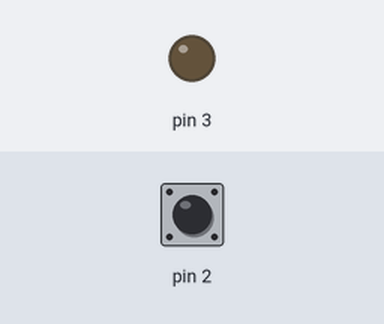
Recording of a sketch running on a simulated Arduino Uno, built with avr-gcc and run on an emulated ATmega328P. Parts: output pins drawn as LEDs (lit = HIGH). Inputs (shaded band) come from the test bench; at power-on: pin 2 HIGH.

Above: at 1.2 s.
1.3 s: pin 2 pulled LOW for 3.2 s
At 2.4 s:
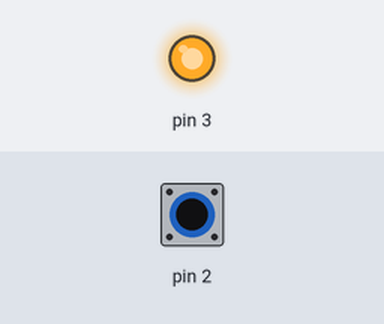
6.8 s: pin 2 pulled LOW for 0.15 s
At 9.3 s:
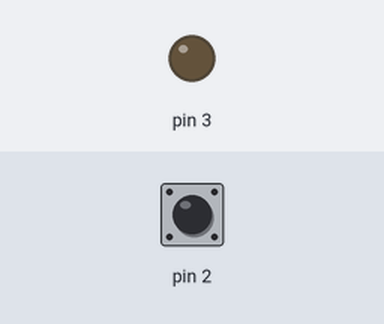
9.9 s: pin 2 pulled LOW for 1 s
At 11.3 s:
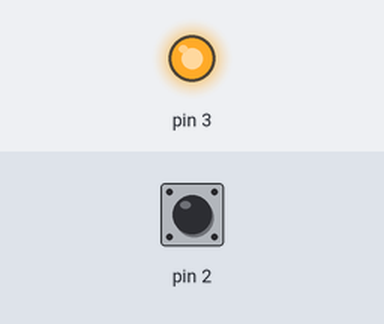
Timing chart, 0 to 13.4 s (numbered marks = the images above; inputs shaded):
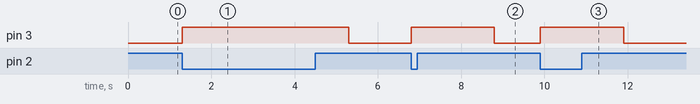

The sketch:

zad.ino
```cpp
#define LED 12
#define BUTTON 7

void setup() {
  /*
  Szkic: Arduino uno
  Author: Jaroslaw Roszyk; 2024-02-24
  */
 pinMode(2, INPUT_PULLUP);
 pinMode(3, OUTPUT);
  digitalWrite(3, LOW);
}

void loop()
{
  if(digitalRead(2) == LOW)
  {
    digitalWrite(3, HIGH);
    delay(2000);
    digitalWrite(3, LOW);
  }
}
```

Measured:
- after the input at 1.3 s, pin 3: LOW → HIGH at once, → LOW 4.0 s later
- after the input at 6.8 s, pin 3: LOW → HIGH at once, → LOW 2.0 s later
- after the input at 9.9 s, pin 3: LOW → HIGH at once, → LOW 2.0 s later
